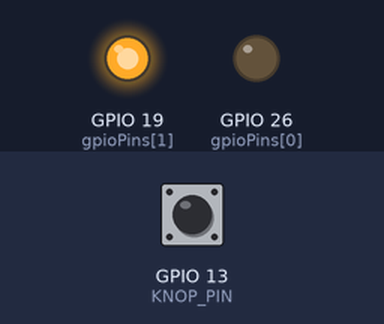
This program was run on a simulated Raspberry Pi (BCM pin numbers). Parts: output pins drawn as LEDs (lit = HIGH). The test bench sets the inputs (shaded band); at power-on: GPIO 13 (KNOP_PIN) LOW.

Above: at 1.2 s.
1.3 s: GPIO 13 (KNOP_PIN) pulled HIGH for 0.15 s
At 1.39 s:
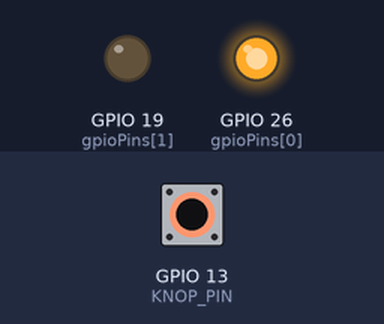
2.9 s: GPIO 13 (KNOP_PIN) pulled HIGH for 3.2 s
At 7.1 s:
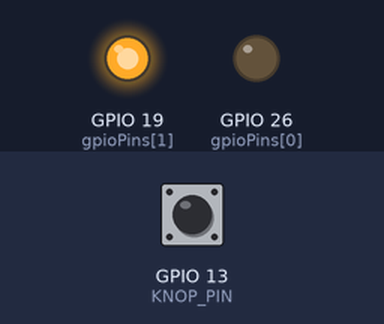
Timing chart, 0 to 8.6 s (numbered marks = the images above; inputs shaded):
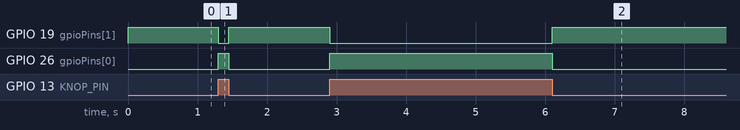

Measured:
- after the input at 1.3 s, GPIO 19 (gpioPins[1]): HIGH → LOW at once, → HIGH 0.15 s later; GPIO 26 (gpioPins[0]): LOW → HIGH at once, → LOW 0.15 s later
- after the input at 2.9 s, GPIO 19 (gpioPins[1]): HIGH → LOW at once, → HIGH 3.2 s later; GPIO 26 (gpioPins[0]): LOW → HIGH at once, → LOW 3.2 s later

The program:

opdracht8c.py
```python
import RPi.GPIO as GPIO

# definieer pinnen
gpioPins = [26, 19]
KNOP_PIN = 13

GPIO.setmode(GPIO.BCM)
# zet pinnen als output
for i in gpioPins:
    GPIO.setup(i, GPIO.OUT)
GPIO.setup(KNOP_PIN, GPIO.IN)

while True:
    # als je de knop indrukt
    if GPIO.input(KNOP_PIN) == GPIO.HIGH:
        GPIO.output(gpioPins[0], GPIO.HIGH)
        GPIO.output(gpioPins[1], GPIO.LOW) # tweede led tegenovergesteld
    else:
        GPIO.output(gpioPins[0], GPIO.LOW)
        GPIO.output(gpioPins[1], GPIO.HIGH) # tweede led tegenovergesteld
```
